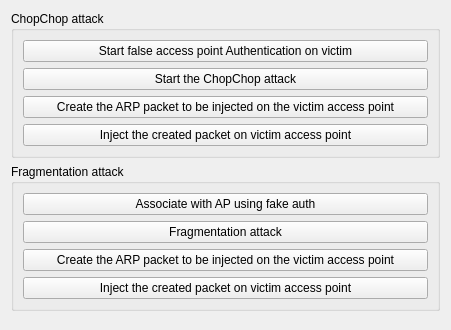
          <widget class="QWidget" name="page2">
           <property name="geometry">
            <rect>
             <x>0</x>
             <y>0</y>
             <width>451</width>
             <height>330</height>
            </rect>
           </property>
           <attribute name="label">
            <string>WEP Attacks (no-client)</string>
           </attribute>
           <layout class="QGridLayout">
            <item row="3" column="0">
             <spacer name="spacer22_2_2">
              <property name="orientation">
               <enum>Qt::Vertical</enum>
              </property>
              <property name="sizeType">
               <enum>QSizePolicy::Expanding</enum>
              </property>
              <property name="sizeHint" stdset="0">
               <size>
                <width>41</width>
                <height>20</height>
               </size>
              </property>
             </spacer>
            </item>
            <item row="2" column="0">
             <widget class="QGroupBox" name="buttonGroup1_2_3">
              <property name="title">
               <string>Fragmentation attack</string>
              </property>
              <layout class="QVBoxLayout">
               <item>
                <widget class="QPushButton" name="button_wep_assoc_fake_auth_frag">
                 <property name="text">
                  <string>Associate with AP using fake auth</string>
                 </property>
                </widget>
               </item>
               <item>
                <widget class="QPushButton" name="button_wep_start_frag">
                 <property name="text">
                  <string>Fragmentation attack</string>
                 </property>
                </widget>
               </item>
               <item>
                <widget class="QPushButton" name="button_wep_create_arp_frag">
                 <property name="text">
                  <string>Create the ARP packet to be injected on the victim access point</string>
                 </property>
                </widget>
               </item>
               <item>
                <widget class="QPushButton" name="button_wep_arp_inj_frag">
                 <property name="text">
                  <string>Inject the created packet on victim access point</string>
                 </property>
                </widget>
               </item>
              </layout>
             </widget>
            </item>
            <item row="1" column="0">
             <widget class="QGroupBox" name="buttonGroup1_3">
              <property name="title">
               <string>ChopChop attack</string>
              </property>
              <layout class="QVBoxLayout">
               <item>
                <widget class="QPushButton" name="button_wep_fake_auth_chop">
                 <property name="text">
                  <string>Start false access point Authentication on victim</string>
                 </property>
                </widget>
               </item>
               <item>
                <widget class="QPushButton" name="button_wep_start_chop">
                 <property name="text">
                  <string>Start the ChopChop attack</string>
                 </property>
                </widget>
               </item>
               <item>
                <widget class="QPushButton" name="button_wep_create_arp_chop">
                 <property name="text">
                  <string>Create the ARP packet to be injected on the victim access point</string>
                 </property>
                </widget>
               </item>
               <item>
                <widget class="QPushButton" name="button_wep_arp_inj_chop">
                 <property name="text">
                  <string>Inject the created packet on victim access point</string>
                 </property>
                </widget>
               </item>
              </layout>
             </widget>
            </item>
           </layout>
          </widget>
